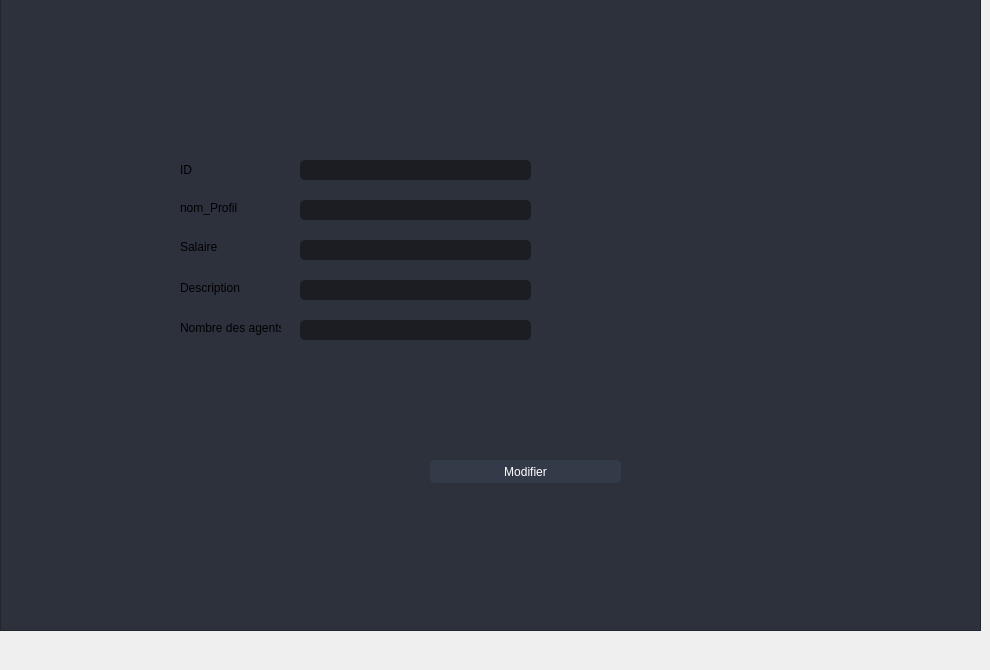
                    <widget class="QWidget" name="tab_4">
                     <attribute name="title">
                      <string>Modifier profil</string>
                     </attribute>
                     <widget class="QFrame" name="frame_5">
                      <property name="geometry">
                       <rect>
                        <x>0</x>
                        <y>-30</y>
                        <width>981</width>
                        <height>661</height>
                       </rect>
                      </property>
                      <property name="styleSheet">
                       <string notr="true">background-color: rgb(44, 49, 60);</string>
                      </property>
                      <property name="frameShape">
                       <enum>QFrame::StyledPanel</enum>
                      </property>
                      <property name="frameShadow">
                       <enum>QFrame::Raised</enum>
                      </property>
                      <widget class="QLineEdit" name="nomp_m">
                       <property name="geometry">
                        <rect>
                         <x>300</x>
                         <y>230</y>
                         <width>231</width>
                         <height>20</height>
                        </rect>
                       </property>
                       <property name="styleSheet">
                        <string notr="true">QLineEdit {
	background-color: rgb(27, 29, 35);
	border-radius: 5px;
	border: 2px solid rgb(27, 29, 35);
	padding-left: 10px;
}
QLineEdit:hover {
	border: 2px solid rgb(64, 71, 88);
}
QLineEdit:focus {
	border: 2px solid rgb(91, 101, 124);
}</string>
                       </property>
                      </widget>
                      <widget class="QLineEdit" name="descriptionp_m">
                       <property name="geometry">
                        <rect>
                         <x>300</x>
                         <y>310</y>
                         <width>231</width>
                         <height>20</height>
                        </rect>
                       </property>
                       <property name="styleSheet">
                        <string notr="true">QLineEdit {
	background-color: rgb(27, 29, 35);
	border-radius: 5px;
	border: 2px solid rgb(27, 29, 35);
	padding-left: 10px;
}
QLineEdit:hover {
	border: 2px solid rgb(64, 71, 88);
}
QLineEdit:focus {
	border: 2px solid rgb(91, 101, 124);
}</string>
                       </property>
                      </widget>
                      <widget class="QLabel" name="label_14">
                       <property name="geometry">
                        <rect>
                         <x>180</x>
                         <y>190</y>
                         <width>141</width>
                         <height>20</height>
                        </rect>
                       </property>
                       <property name="text">
                        <string>ID</string>
                       </property>
                      </widget>
                      <widget class="QLineEdit" name="nbagentsp_m">
                       <property name="geometry">
                        <rect>
                         <x>300</x>
                         <y>350</y>
                         <width>231</width>
                         <height>20</height>
                        </rect>
                       </property>
                       <property name="styleSheet">
                        <string notr="true">QLineEdit {
	background-color: rgb(27, 29, 35);
	border-radius: 5px;
	border: 2px solid rgb(27, 29, 35);
	padding-left: 10px;
}
QLineEdit:hover {
	border: 2px solid rgb(64, 71, 88);
}
QLineEdit:focus {
	border: 2px solid rgb(91, 101, 124);
}</string>
                       </property>
                      </widget>
                      <widget class="QPushButton" name="modifier_profil">
                       <property name="geometry">
                        <rect>
                         <x>430</x>
                         <y>490</y>
                         <width>191</width>
                         <height>23</height>
                        </rect>
                       </property>
                       <property name="styleSheet">
                        <string notr="true">QPushButton {
	color: rgb(255, 255, 255);
	border: 2px solid rgb(52, 59, 72);
	font: 9pt &quot;Segoe UI&quot;;
	border-radius: 5px;	
	background-color: rgb(52, 59, 72);
}
QPushButton:hover {
	background-color: rgb(57, 65, 80);
	border: 2px solid rgb(61, 70, 86);
}
QPushButton:pressed {	
	background-color: rgb(35, 40, 49);
	border: 2px solid rgb(43, 50, 61);
}</string>
                       </property>
                       <property name="text">
                        <string>Modifier</string>
                       </property>
                      </widget>
                      <widget class="QLineEdit" name="IDp_m">
                       <property name="geometry">
                        <rect>
                         <x>300</x>
                         <y>190</y>
                         <width>231</width>
                         <height>20</height>
                        </rect>
                       </property>
                       <property name="styleSheet">
                        <string notr="true">QLineEdit {
	background-color: rgb(27, 29, 35);
	border-radius: 5px;
	border: 2px solid rgb(27, 29, 35);
	padding-left: 10px;
}
QLineEdit:hover {
	border: 2px solid rgb(64, 71, 88);
}
QLineEdit:focus {
	border: 2px solid rgb(91, 101, 124);
}</string>
                       </property>
                      </widget>
                      <widget class="QLineEdit" name="salairep_m">
                       <property name="geometry">
                        <rect>
                         <x>300</x>
                         <y>270</y>
                         <width>231</width>
                         <height>20</height>
                        </rect>
                       </property>
                       <property name="styleSheet">
                        <string notr="true">QLineEdit {
	background-color: rgb(27, 29, 35);
	border-radius: 5px;
	border: 2px solid rgb(27, 29, 35);
	padding-left: 10px;
}
QLineEdit:hover {
	border: 2px solid rgb(64, 71, 88);
}
QLineEdit:focus {
	border: 2px solid rgb(91, 101, 124);
}</string>
                       </property>
                      </widget>
                      <widget class="QLabel" name="label_15">
                       <property name="geometry">
                        <rect>
                         <x>180</x>
                         <y>230</y>
                         <width>61</width>
                         <height>16</height>
                        </rect>
                       </property>
                       <property name="text">
                        <string>nom_Profil</string>
                       </property>
                      </widget>
                      <widget class="QLabel" name="label_16">
                       <property name="geometry">
                        <rect>
                         <x>180</x>
                         <y>310</y>
                         <width>81</width>
                         <height>16</height>
                        </rect>
                       </property>
                       <property name="text">
                        <string>Description</string>
                       </property>
                      </widget>
                      <widget class="QLabel" name="label_17">
                       <property name="geometry">
                        <rect>
                         <x>180</x>
                         <y>270</y>
                         <width>47</width>
                         <height>14</height>
                        </rect>
                       </property>
                       <property name="text">
                        <string>Salaire</string>
                       </property>
                      </widget>
                      <widget class="QLabel" name="label_18">
                       <property name="geometry">
                        <rect>
                         <x>180</x>
                         <y>350</y>
                         <width>101</width>
                         <height>16</height>
                        </rect>
                       </property>
                       <property name="text">
                        <string>Nombre des agents</string>
                       </property>
                      </widget>
                      <widget class="QLabel" name="mp1">
                       <property name="geometry">
                        <rect>
                         <x>540</x>
                         <y>190</y>
                         <width>21</width>
                         <height>21</height>
                        </rect>
                       </property>
                       <property name="text">
                        <string/>
                       </property>
                      </widget>
                      <widget class="QLabel" name="mp2">
                       <property name="geometry">
                        <rect>
                         <x>540</x>
                         <y>230</y>
                         <width>21</width>
                         <height>21</height>
                        </rect>
                       </property>
                       <property name="text">
                        <string/>
                       </property>
                      </widget>
                      <widget class="QLabel" name="mp3">
                       <property name="geometry">
                        <rect>
                         <x>540</x>
                         <y>270</y>
                         <width>21</width>
                         <height>21</height>
                        </rect>
                       </property>
                       <property name="text">
                        <string/>
                       </property>
                      </widget>
                      <widget class="QLabel" name="mp4">
                       <property name="geometry">
                        <rect>
                         <x>540</x>
                         <y>310</y>
                         <width>21</width>
                         <height>21</height>
                        </rect>
                       </property>
                       <property name="text">
                        <string/>
                       </property>
                      </widget>
                      <widget class="QLabel" name="mp5">
                       <property name="geometry">
                        <rect>
                         <x>540</x>
                         <y>350</y>
                         <width>21</width>
                         <height>21</height>
                        </rect>
                       </property>
                       <property name="text">
                        <string/>
                       </property>
                      </widget>
                     </widget>
                    </widget>
